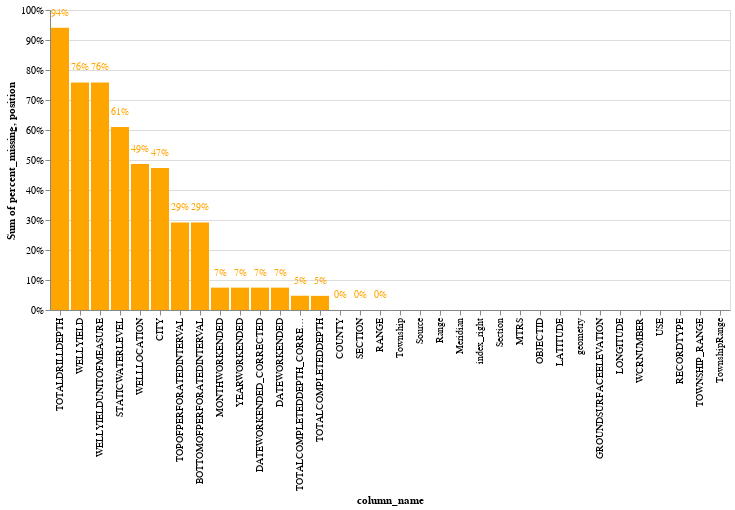

Notebook source saved alongside this figure:
### Code cell
wcr_instance.draw_mising_data_chart( wcr_instance.wellcompletion_subset_plss)

### Figure 1 — Vega-Lite specification as saved in the notebook (floating-point values rounded to 4 significant figures)
{"config": {"view": {"continuousWidth": 400, "continuousHeight": 300}}, "layer": [{"mark": "bar", "encoding": {"color": {"value": "orange"}, "tooltip": [{"field": "column_name", "type": "nominal"}, {"field": "percent_missing", "type": "quantitative"}], "x": {"field": "column_name", "sort": ["TOTALDRILLDEPTH", "WELLYIELD", "WELLYIELDUNITOFMEASURE", "STATICWATERLEVEL", "WELLLOCATION", "CITY", "TOPOFPERFORATEDINTERVAL", "BOTTOMOFPERFORATEDINTERVAL", "MONTHWORKENDED", "YEARWORKENDED", "DATEWORKENDED_CORRECTED", "DATEWORKENDED", "TOTALCOMPLETEDDEPTH_CORRECTED", "TOTALCOMPLETEDDEPTH", "COUNTY", "SECTION", "RANGE", "Township", "Source", "Range", "Meridian", "index_right", "Section", "MTRS", "OBJECTID", "LATITUDE", "geometry", "GROUNDSURFACEELEVATION", "LONGITUDE", "WCRNUMBER", "USE", "RECORDTYPE", "TOWNSHIP_RANGE", "TownshipRange"], "type": "nominal"}, "y": {"aggregate": "sum", "axis": {"format": "%"}, "field": "percent_missing", "stack": "normalize", "type": "quantitative"}}}, {"mark": {"type": "text", "align": "center", "color": "black", "fontSize": 10}, "encoding": {"color": {"value": "orange"}, "text": {"field": "percent_missing", "format": ".0%", "type": "quantitative"}, "tooltip": [{"field": "column_name", "type": "nominal"}, {"field": "percent_missing", "type": "quantitative"}], "x": {"field": "column_name", "sort": ["TOTALDRILLDEPTH", "WELLYIELD", "WELLYIELDUNITOFMEASURE", "STATICWATERLEVEL", "WELLLOCATION", "CITY", "TOPOFPERFORATEDINTERVAL", "BOTTOMOFPERFORATEDINTERVAL", "MONTHWORKENDED", "YEARWORKENDED", "DATEWORKENDED_CORRECTED", "DATEWORKENDED", "TOTALCOMPLETEDDEPTH_CORRECTED", "TOTALCOMPLETEDDEPTH", "COUNTY", "SECTION", "RANGE", "Township", "Source", "Range", "Meridian", "index_right", "Section", "MTRS", "OBJECTID", "LATITUDE", "geometry", "GROUNDSURFACEELEVATION", "LONGITUDE", "WCRNUMBER", "USE", "RECORDTYPE", "TOWNSHIP_RANGE", "TownshipRange"], "type": "nominal"}, "y": {"field": "position", "type": "quantitative"}}, "transform": [{"calculate": "datum.percent_missing + 0.05 * datum.percent_missing / abs(datum.percent_missing)", "as": "position"}]}], "data": {"name": "data-c71ec1761fb9516decbefafc669ef892"}, "$schema": "https://vega.github.io/schema/vega-lite/v4.17.0.json", "datasets": {"data-c71ec1761fb9516decbefafc669ef892": [{"column_name": "TOTALDRILLDEPTH", "percent_missing": 0.9412}, {"column_name": "WELLYIELD", "percent_missing": 0.7584}, {"column_name": "WELLYIELDUNITOFMEASURE", "percent_missing": 0.7584}, {"column_name": "STATICWATERLEVEL", "percent_missing": 0.6103}, {"column_name": "WELLLOCATION", "percent_missing": 0.4866}, {"column_name": "CITY", "percent_missing": 0.4734}, {"column_name": "TOPOFPERFORATEDINTERVAL", "percent_missing": 0.292}, {"column_name": "BOTTOMOFPERFORATEDINTERVAL", "percent_missing": 0.2917}, {"column_name": "MONTHWORKENDED", "percent_missing": 0.0746}, {"column_name": "YEARWORKENDED", "percent_missing": 0.0746}, {"column_name": "DATEWORKENDED_CORRECTED", "percent_missing": 0.0746}, {"column_name": "DATEWORKENDED", "percent_missing": 0.07454}, {"column_name": "TOTALCOMPLETEDDEPTH_CORRECTED", "percent_missing": 0.04758}, {"column_name": "TOTALCOMPLETEDDEPTH", "percent_missing": 0.04713}, {"column_name": "COUNTY", "percent_missing": 0.0001604}, {"column_name": "SECTION", "percent_missing": 6.605e-05}, {"column_name": "RANGE", "percent_missing": 9.435e-06}, {"column_name": "Township", "percent_missing": 0.0}, {"column_name": "Source", "percent_missing": 0.0}, {"column_name": "Range", "percent_missing": 0.0}, {"column_name": "Meridian", "percent_missing": 0.0}, {"column_name": "index_right", "percent_missing": 0.0}, {"column_name": "Section", "percent_missing": 0.0}, {"column_name": "MTRS", "percent_missing": 0.0}, {"column_name": "OBJECTID", "percent_missing": 0.0}, {"column_name": "LATITUDE", "percent_missing": 0.0}, {"column_name": "geometry", "percent_missing": 0.0}, {"column_name": "GROUNDSURFACEELEVATION", "percent_missing": 0.0}, {"column_name": "LONGITUDE", "percent_missing": 0.0}, {"column_name": "WCRNUMBER", "percent_missing": 0.0}, {"column_name": "USE", "percent_missing": 0.0}, {"column_name": "RECORDTYPE", "percent_missing": 0.0}, {"column_name": "TOWNSHIP_RANGE", "percent_missing": 0.0}, {"column_name": "TownshipRange", "percent_missing": 0.0}]}}
